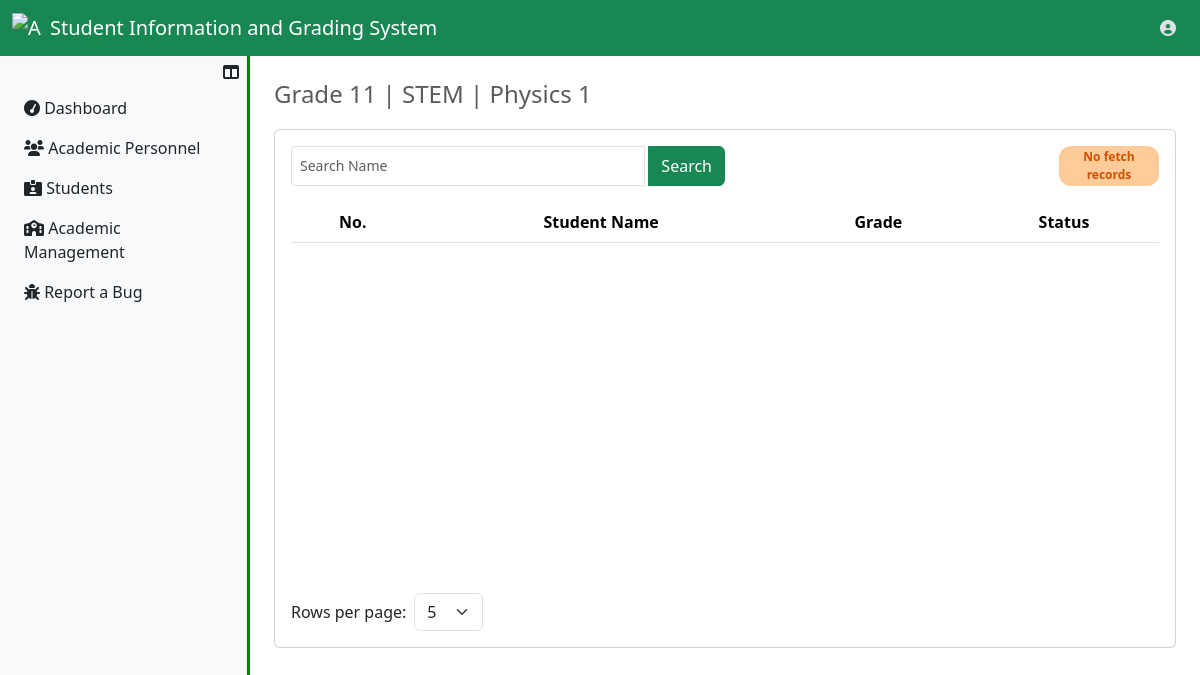
Screenshot of /UserRegistrar/ViewAssignedSubject.php?f_assignment_id=8 (signed in) with the database file from the repository.
### tables this page shows
CREATE TABLE `faculty_assignments_tbl` (
  `f_assignment_id` int(11) NOT NULL,
  `fk_user_id` int(11) NOT NULL,
  `fk_subject_id` int(11) NOT NULL,
  `fk_section_id` int(11) NOT NULL,
  `fk_year_id` int(11) NOT NULL,
  `fk_strand_id` int(11) NOT NULL,
  `f_academic_year` varchar(20) NOT NULL,
  `insrt_ts` datetime NOT NULL DEFAULT current_timestamp(),
  `updt_ts` datetime DEFAULT NULL
);

CREATE TABLE `year_levels_tbl` (
  `year_level_id` int(11) NOT NULL,
  `yl_name` varchar(250) NOT NULL,
  `insrt_ts` datetime NOT NULL,
  `updt_ts` datetime DEFAULT NULL
);

CREATE TABLE `strands_tbl` (
  `strand_id` int(11) NOT NULL,
  `strand_name` varchar(250) NOT NULL,
  `strand_nn` varchar(20) NOT NULL,
  `insrt_ts` datetime NOT NULL,
  `updt_ts` datetime DEFAULT NULL
);

CREATE TABLE `subjects_tbl` (
  `subject_id` int(11) NOT NULL,
  `subject_name` varchar(250) NOT NULL,
  `subject_status` enum('Active','Inactive') NOT NULL DEFAULT 'Active',
  `insrt_ts` datetime NOT NULL DEFAULT current_timestamp(),
  `updt_ts` datetime DEFAULT NULL
);

### UserRegistrar/ViewAssignedSubject.php (the view, shortened to what this page needs)
<?php
    include ("../server_connection/db_connect.php");
?>
<?php
    if (isset($_GET['f_assignment_id'])) {
        $f_assignment_id = $_GET['f_assignment_id'];
        $sql = "SELECT * FROM
        faculty_assignments_tbl AS FA INNER JOIN subjects_tbl AS A ON FA.fk_subject_id=A.subject_id
        INNER JOIN year_levels_tbl AS B ON FA.fk_year_id=B.year_level_id
        INNER JOIN strands_tbl AS C ON FA.fk_strand_id=C.strand_id
        INNER JOIN sections_tbl AS D ON FA.fk_section_id=section_id
        INNER JOIN users_tbl As E ON FA.fk_user_id=E.user_id WHERE FA.f_assignment_id='$f_assignment_id'";
        try{
        $result = $conn->prepare($sql);
        $result->execute();
        if($result->rowCount()>0){
            $data = $result->fetch(PDO::FETCH_ASSOC);
            $subject_name = $data["subject_name"];
            $yl_name = $data["yl_name"];
            $strand_nn = $data["strand_nn"];
            $section_id = $data["section_id"];
            $subject_id = $data["subject_id"];
        }
        }catch(Exception $e){
        echo "Error" . $e;
        }
    };
?>
<?php
    if (isset($_GET['f_assignment_id'])) {
        $sql = "SELECT count(*) AS missingGrades
        FROM subjects_taking_tbl AS subs_t
        LEFT JOIN student_grades_tbl AS grade ON subs_t.s_taking_id = grade.fk_student_subject_id
        LEFT JOIN subjects_tbl AS sub ON subs_t.fk_subject_id = sub.subject_id
        LEFT JOIN sc_assignments_tbl AS sc ON subs_t.fk_assignment_id = sc.assignment_id
        LEFT JOIN sections_tbl AS sec ON sc.fk_section_id=sec.section_id
        LEFT JOIN students_tbl AS stud ON sc.fk_student_id = stud.student_id
        LEFT JOIN users_tbl AS teach ON grade.fk_faculty_id = teach.user_id
        WHERE sub.subject_id = $subject_id
        AND sec.section_id = $section_id
        AND grade.student_grade IS NULL";
        try{
        $result = $conn->prepare($sql);
        $result->execute();
        if($result->rowCount()>0){
            $data = $result->fetch(PDO::FETCH_ASSOC);
            $missingGrades = $data["missingGrades"];
        }
        }catch(Exception $e){
        echo "Error" . $e;
        }
    };
?>
<?php
    if (isset($_GET['f_assignment_id'])) {
        $sql = "SELECT count(*) AS countPending
        FROM subjects_taking_tbl AS subs_t
        LEFT JOIN student_grades_tbl AS grade ON subs_t.s_taking_id = grade.fk_student_subject_id
        LEFT JOIN subjects_tbl AS sub ON subs_t.fk_subject_id = sub.subject_id
        LEFT JOIN sc_assignments_tbl AS sc ON subs_t.fk_assignment_id = sc.assignment_id
        LEFT JOIN sections_tbl AS sec ON sc.fk_section_id=sec.section_id
        LEFT JOIN students_tbl AS stud ON sc.fk_student_id = stud.student_id
        LEFT JOIN users_tbl AS teach ON grade.fk_faculty_id = teach.user_id
        WHERE sub.subject_id = $subject_id
        AND sec.section_id = $section_id
        AND grade.grade_status = 'Pending'";
        try{
        $result = $conn->prepare($sql);
        $result->execute();
        if($result->rowCount()>0){
            $data = $result->fetch(PDO::FETCH_ASSOC);
            $countPending = $data["countPending"];
        }
        }catch(Exception $e){
        echo "Error" . $e;
        }
    };
?>
<?php
    if (isset($_GET['f_assignment_id'])) {
        $sql = "SELECT count(*) AS countFetch
        FROM subjects_taking_tbl AS subs_t
        LEFT JOIN student_grades_tbl AS grade ON subs_t.s_taking_id = grade.fk_student_subject_id
        LEFT JOIN subjects_tbl AS sub ON subs_t.fk_subject_id = sub.subject_id
        LEFT JOIN sc_assignments_tbl AS sc ON subs_t.fk_assignment_id = sc.assignment_id
        LEFT JOIN sections_tbl AS sec ON sc.fk_section_id=sec.section_id
        LEFT JOIN students_tbl AS stud ON sc.fk_student_id = stud.student_id
        LEFT JOIN users_tbl AS teach ON grade.fk_faculty_id = teach.user_id
        WHERE sub.subject_id = $subject_id
        AND sec.section_id = $section_id";
        try{
        $result = $conn->prepare($sql);
        $result->execute();
        if($result->rowCount()>0){
            $data = $result->fetch(PDO::FETCH_ASSOC);
            $countFetch = $data["countFetch"];
        }
        }catch(Exception $e){
        echo "Error" . $e;
        }
    };
?>
<!DOCTYPE html>
<html lang="en">
<head>
    <link rel="stylesheet" href="../../Bootstrap/css/bootstrap.min.css">
    <link rel="stylesheet" href="https://cdnjs.cloudflare.com/ajax/libs/font-awesome/6.0.0-beta3/css/all.min.css">
</head>
<body>
    <?php include '../Assets/components/RegistrarNavbar.php'; ?>
    <div class="d-flex">
        <?php include '../Assets/components/RegistrarSidebar.php'; ?>
        <div class="content p-4 flex-grow-1">
            <h4 class="text-muted"><?php echo $yl_name . ' | ' . $strand_nn . ' | ' . $subject_name ?></h4>
            <div class="card table-container">
                <div class="card-body">
                    <div class="d-flex justify-content-between mb-3">
                        <div class="input-group w-50">
                            <input type="text" class="form-control form-control-sm me-1" id="searchInput" placeholder="Search Name">
                            <button class="btn btn-success" id="searchButton">Search</button>
                        </div>
                        <?php
                            if($missingGrades === 0){
                                if ($countPending === 0){
                                    if($countFetch === 0){
                                        echo "<span class='role-label label-warn'>No fetch records</span>";
                                    }else{
                                        echo "
                                            <span class='role-label label-success'>Grades are Approved</span>
                                        ";
                                    }
                                }
                            }else{
                                echo "
                                    <span style='width: 350px;' class='role-label label-warn'>All students must be graded by Assigned Teacher</span>
                                ";
                            }
                        ?>
                    </div>
                    <div class="table-responsive">
                        <table class="table table-striped" id="studentsTable">
                            <thead align="center">
                                <tr>
                                    <th>No.</th>
                                    <th>Student Name</th>
                                    <th>Grade</th>
                                    <th>Status</th>
                                </tr>
                            </thead>
                        </table>
                    </div>
                    <div class="d-flex justify-content-between align-items-center mt-3">
                        <div class="d-inline-flex align-items-center">
                            <label for="rowsPerPage" class="me-2 mb-0">Rows per page:</label>
                            <select id="rowsPerPage" class="form-select">
                                <option value="5">5</option>
                            </select>
                        </div>
                    </div>
                </div>
            </div>
        </div>
    </div>
</body>
</html>

### UserRegistrar/ViewAssignedSubject.php (style rules this page uses)
.table-container { margin-top: 20px; min-width: 100%; }
.table-responsive { height: 375px; }
.content { transition: margin-left 0.3s ease; }
#rowsPerPage { width: auto; }
.role-label { font-weight: bold; padding: 2px 8px; border-radius: 12px; font-size: 12px; display: inline-block; width: 100px; text-align: center; }
.label-warn { background-color: #ffcc99; color: #cc5200; }

### rows the page displays
faculty_assignments_tbl: fk_year.yl_name "Grade 11", fk_strand.strand_nn "STEM", fk_subject.subject_name "Physics 1"
